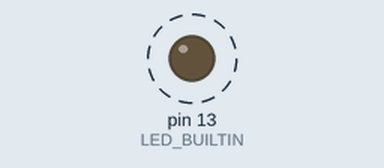
Simulated run of this sketch. Board: Arduino Uno, built with avr-gcc and run on an emulated ATmega328P. On the bench: output pins drawn as LEDs (lit = HIGH). Dashed ring = blinking.

Above: at 0.4 s.
Timing chart, 0 to 3.0 s (numbered marks = the images above):
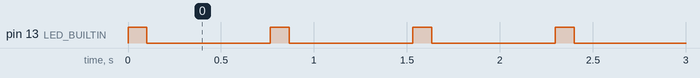

Measured:
- by itself, pin 13 (LED_BUILTIN): alternates HIGH for 0.10 s and LOW for 0.67 s

The sketch:

blinkFrequency.ino
```cpp
// This program will blink the inbuilt LED of the arduino at a desired frequency.
//Give the frequency of blinking as input in the blinkFrequency Function in void loop()

//Frequency : number of times LED blink per second
// Input = 2 : LED blinks 2 times a second
// Input = 0.5 : LED blinks once in two seconds

void blinkFrequency(float freq){
  float timeDelay = 1000/freq;

  digitalWrite(LED_BUILTIN, HIGH);
  delay(100);
  digitalWrite(LED_BUILTIN, LOW);
  delay(timeDelay);

}
// the setup function runs once when you press reset or power the board
void setup() {
  // initialize digital pin LED_BUILTIN as an output.
  pinMode(LED_BUILTIN, OUTPUT);
}

// the loop function runs over and over again forever
void loop() {
  //Give the frequency here
  blinkFrequency(1.5);

}
```
